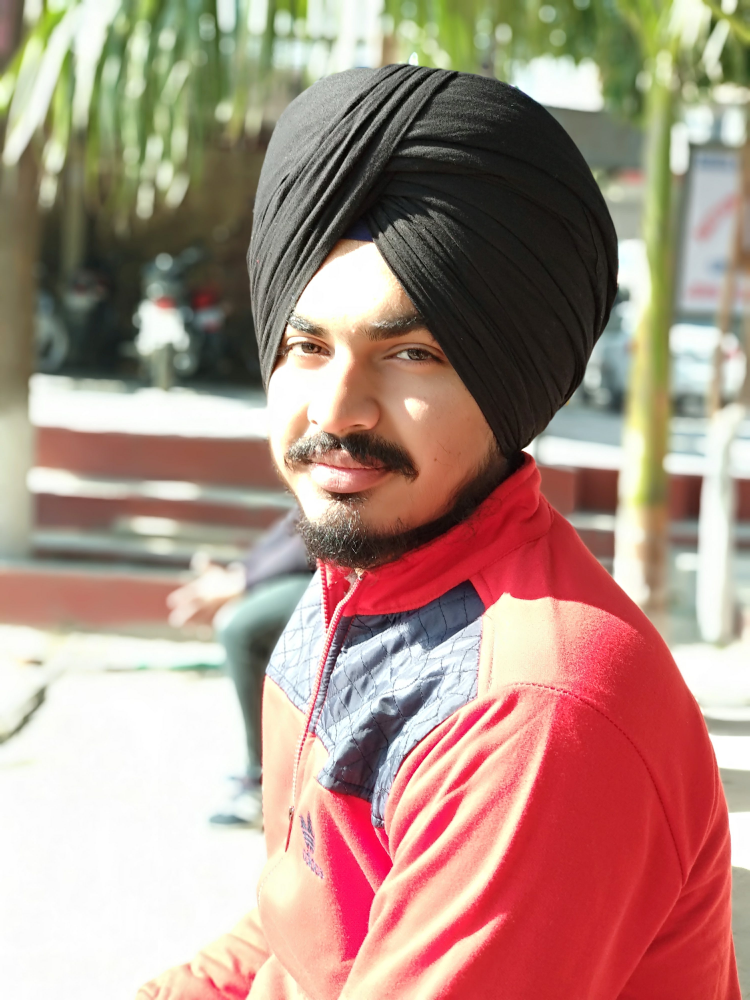
#> input picture pics/balkars.jpg, 3000 x 4000 px, given in place of the camera (shown at 1/4 size)
$ python face_data_collect.py
#> lines starting #> are read from the running program, lines starting #| are printed output that depends on the picture
# this python script captures image from your webcam video stream
# extract all faces from the image frame ( using haarcascades)
# store the faces into numpy arrays

# steps :
# read and show video stream , capture images
# Detect Faces and show bounding box
# Flatten the largest face image and save it in a numpy array
# Repeat the above for multiple people for generating training data


# importing libraries

import cv2
import numpy as np

# Init camera
cap = cv2.VideoCapture(0)

# load the haarcascade file
# face detection

face_cascade = cv2.CascadeClassifier('haarcascade_frontalface_alt.xml')

skip = 0
face_data = []
dataset_path = './data/'
file_name = input("Enter the name of the person : ")
#> the answer given: ../pics/balkars.jpg
while True:
    ret, frame = cap.read()
#> frame is the input picture: shape (4000, 3000, 3); mean B, G, R 131.7, 144.1, 173.9

    if ret == False:
        continue

    gray_frame = cv2.cvtColor(frame, cv2.COLOR_BGRA2GRAY)
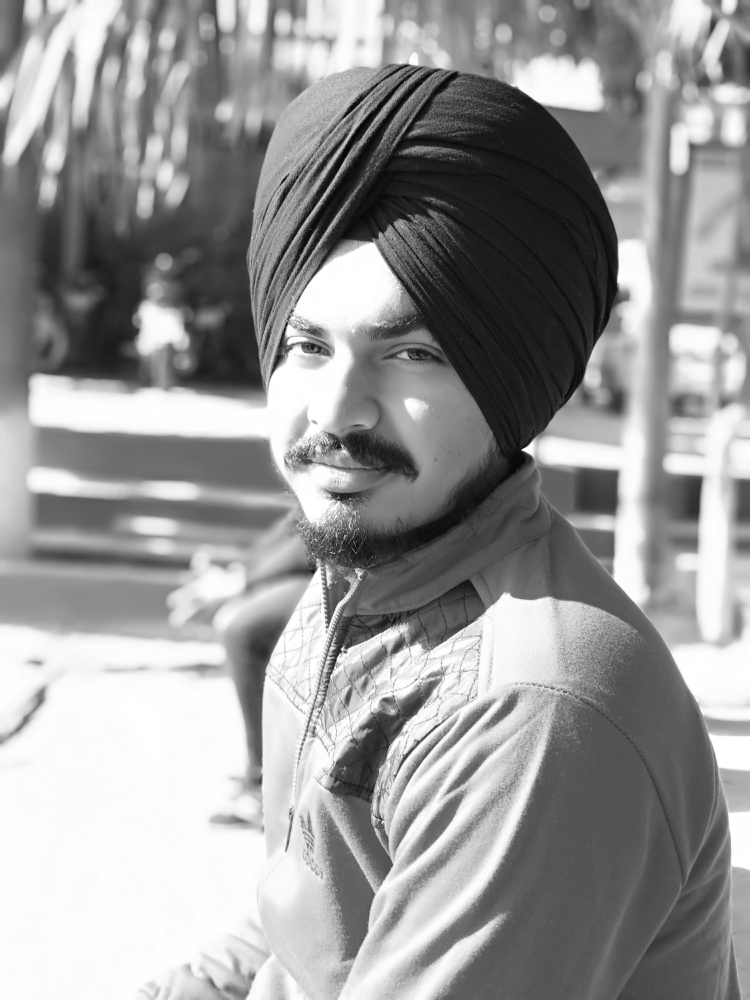
#> gray_frame: shape (4000, 3000) (shown at 1/4 size); min 0, max 255, mean 151.6

    cv2.imshow("Frame", frame)

    faces = face_cascade.detectMultiScale(frame, 1.3, 5)
#> faces = [[942, 1042, 935, 935]]
    faces = sorted(faces, key=lambda f: f[2]*f[3])

    for face in faces[-1:]:  # start from last /largest face
        x, y, w, h = face
        cv2.rectangle(frame, (x, y), (x+w, y+h), (0, 255, 255), 2)

        # extract region of interest
        offset = 10
        face_section = frame[y-offset:y+h+offset, x-offset:x+w+offset]
        face_section = cv2.resize(face_section, (100, 100))
#> this loop made 1 pass
#> (x, y, w, h, offset) on pass 1: (942, 1042, 935, 935, 10)
#> pass 1, `face_section = frame[y-offset:y+h+offset, x-offset:x+w+offset]`:
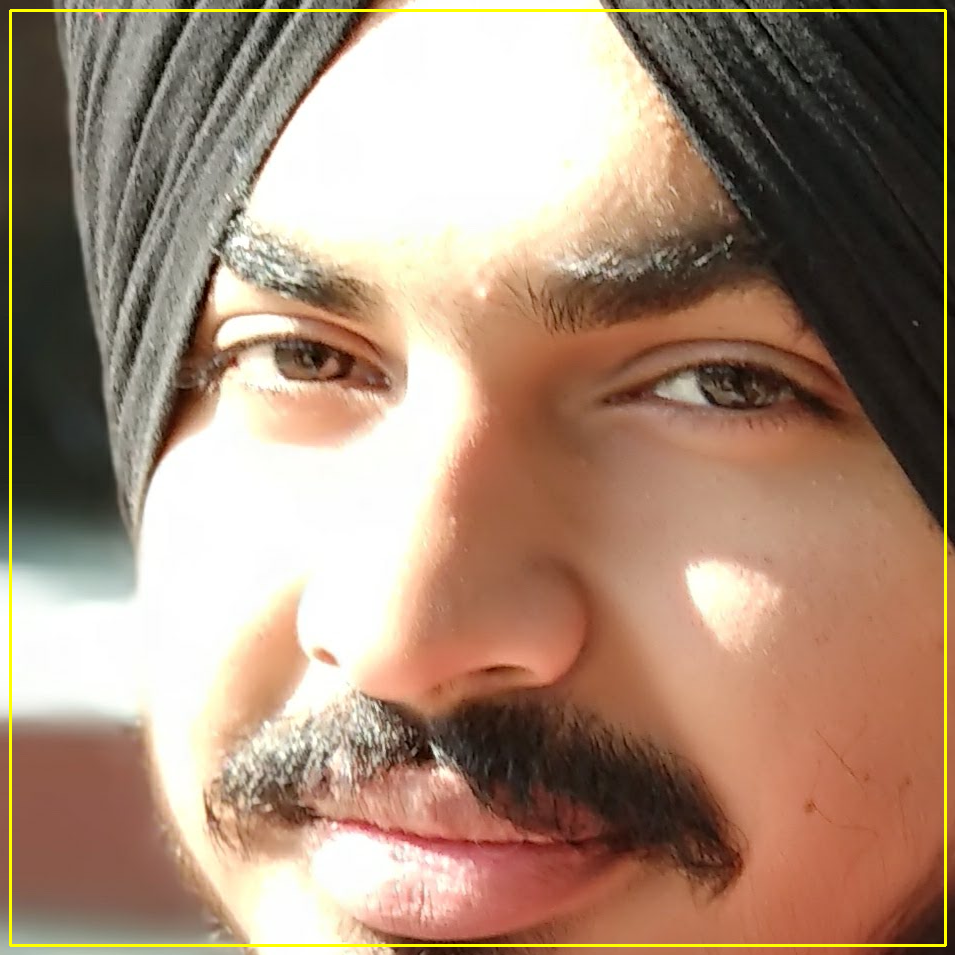
#> face_section: shape (955, 955, 3); mean B, G, R 119, 138.5, 165.6
#> pass 1, `face_section = cv2.resize(face_section, (100, 100))`:
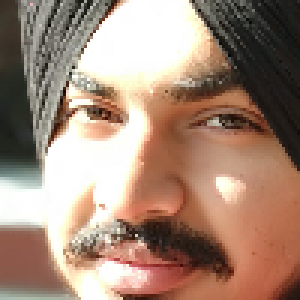
#> face_section: shape (100, 100, 3) (shown 3 times larger); mean B, G, R 120, 136.5, 163.8

    cv2.imshow("frame", frame)

    # store every 10th face
    skip += 1
    if skip % 10 == 0:
        face_data.append(face_section)
        print(len(face_data))

    cv2.imshow("frame", frame)
    cv2.imshow("Face Section", face_section)

    key_pressed = cv2.waitKey(1) & 0xFF
#> (key q is pressed here)
    if key_pressed == ord('q'):
        break
# convert our facelist into numpy array
face_data = np.asarray(face_data)
#> (the run stopped early here; a loop or call above may not have finished)
